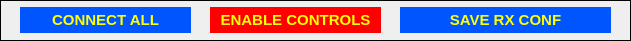
    <widget class="QFrame" name="frame_rx_ctrl">
     <property name="geometry">
      <rect>
       <x>980</x>
       <y>20</y>
       <width>631</width>
       <height>41</height>
      </rect>
     </property>
     <property name="frameShape">
      <enum>QFrame::Box</enum>
     </property>
     <property name="frameShadow">
      <enum>QFrame::Plain</enum>
     </property>
     <widget class="QLabel" name="label_en_controls">
      <property name="geometry">
       <rect>
        <x>210</x>
        <y>7</y>
        <width>171</width>
        <height>26</height>
       </rect>
      </property>
      <property name="font">
       <font>
        <pointsize>11</pointsize>
        <weight>75</weight>
        <bold>true</bold>
       </font>
      </property>
      <property name="cursor">
       <cursorShape>PointingHandCursor</cursorShape>
      </property>
      <property name="styleSheet">
       <string notr="true">background-color: rgb(255, 0, 0);
color: rgb(255, 255, 0);</string>
      </property>
      <property name="text">
       <string>ENABLE CONTROLS</string>
      </property>
      <property name="alignment">
       <set>Qt::AlignCenter</set>
      </property>
     </widget>
     <widget class="QLabel" name="label_save_rx_conf">
      <property name="geometry">
       <rect>
        <x>400</x>
        <y>7</y>
        <width>211</width>
        <height>26</height>
       </rect>
      </property>
      <property name="font">
       <font>
        <family>Cantarell</family>
        <pointsize>11</pointsize>
        <weight>75</weight>
        <bold>true</bold>
       </font>
      </property>
      <property name="cursor">
       <cursorShape>PointingHandCursor</cursorShape>
      </property>
      <property name="styleSheet">
       <string notr="true">background-color: rgb(0, 85, 255);
color: rgb(255, 255, 0);</string>
      </property>
      <property name="text">
       <string>SAVE RX CONF</string>
      </property>
      <property name="alignment">
       <set>Qt::AlignCenter</set>
      </property>
     </widget>
     <widget class="QLabel" name="label_connect_all">
      <property name="geometry">
       <rect>
        <x>20</x>
        <y>7</y>
        <width>171</width>
        <height>26</height>
       </rect>
      </property>
      <property name="font">
       <font>
        <family>Cantarell</family>
        <pointsize>11</pointsize>
        <weight>75</weight>
        <bold>true</bold>
       </font>
      </property>
      <property name="cursor">
       <cursorShape>PointingHandCursor</cursorShape>
      </property>
      <property name="styleSheet">
       <string notr="true">background-color: rgb(0, 85, 255);
color: rgb(255, 255, 0);</string>
      </property>
      <property name="text">
       <string>CONNECT ALL</string>
      </property>
      <property name="alignment">
       <set>Qt::AlignCenter</set>
      </property>
     </widget>
    </widget>
